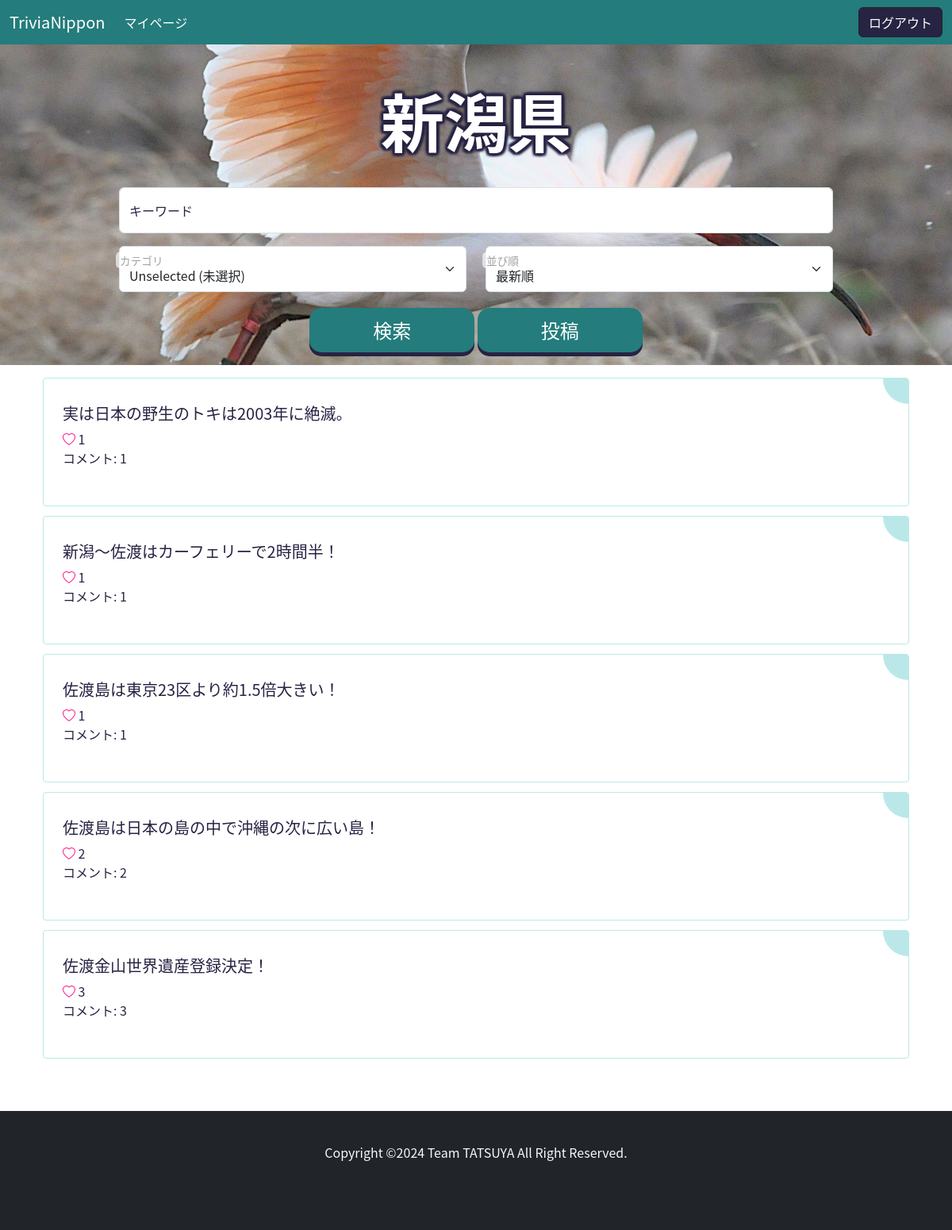
The page /list/新潟県/ (signed in) on the database its author committed.
### main/models.py (models this page shows, shortened)
class Post(models.Model):
    CATEGORY_CHOICES = [
        ('地理', '地理'),
        ('歴史', '歴史'),
        ('人物', '人物'),
        ('自然', '自然'),
        ('伝統', '伝統'),
        ('スポーツ', 'スポーツ'),
        ('食', '食'),
        ('文化', '文化'),
        ('芸能', '芸能'),
        ('特産品', '特産品'),
        ('方言', '方言'),
        ('その他', 'その他'),
    ]
    PREFECTURE_CHOICES = [
        ('北海道', '北海道'),
        ('青森県', '青森県'),
        ('岩手県', '岩手県'),
        ('宮城県', '宮城県'),
        ('秋田県', '秋田県'),
        ('山形県', '山形県'),
        ('福島県', '福島県'),
        ('茨城県', '茨城県'),
        ('栃木県', '栃木県'),
        ('群馬県', '群馬県'),
        ('埼玉県', '埼玉県'),
        ('千葉県', '千葉県'),
        ('東京都', '東京都'),
        ('神奈川県', '神奈川県'),
        ('新潟県', '新潟県'),
        ('富山県', '富山県'),
        ('石川県', '石川県'),
        ('福井県', '福井県'),
        ('山梨県', '山梨県'),
        ('長野県', '長野県'),
        ('岐阜県', '岐阜県'),
        ('静岡県', '静岡県'),
        ('愛知県', '愛知県'),
        ('三重県', '三重県'),
        ('滋賀県', '滋賀県'),
        ('京都府', '京都府'),
        ('大阪府', '大阪府'),
        ('兵庫県', '兵庫県'),
        ('奈良県', '奈良県'),
        ('和歌山県', '和歌山県'),
        ('鳥取県', '鳥取県'),
        ('島根県', '島根県'),
        ('岡山県', '岡山県'),
        ('広島県', '広島県'),
        ('山口県', '山口県'),
        ('徳島県', '徳島県'),
        ('香川県', '香川県'),
        ('愛媛県', '愛媛県'),
        ('高知県', '高知県'),
        ('福岡県', '福岡県'),
        ('佐賀県', '佐賀県'),
        ('長崎県', '長崎県'),
        ('熊本県', '熊本県'),
        ('大分県', '大分県'),
        ('宮崎県', '宮崎県'),
        ('鹿児島県', '鹿児島県'),
        ('沖縄県', '沖縄県'),
    ]
    title = models.CharField(verbose_name="タイトル", max_length=20)
    category = models.CharField(verbose_name="カテゴリ", max_length=20, choices=CATEGORY_CHOICES)
    prefecture = models.CharField(verbose_name="都道府県", max_length=20, choices=PREFECTURE_CHOICES)
    content = models.TextField(blank=True, null=True)
    user = models.ForeignKey(User, on_delete=models.CASCADE)
    like = models.ManyToManyField(User, related_name='related_post', blank=True)
    create_at = models.DateTimeField()
    update_at = models.DateTimeField()
    class Meta:
        db_table = 'posts'
        ordering = ["-create_at"]

### main/views.py (the view)
# urls.py: path("list/<str:prefecture>/", TriviaListView.as_view(), name="trivia-list"),
class TriviaListView(ListView):
    model = Post
    template_name = "main/list.html"
    def get_queryset(self):
        query = super().get_queryset()
        keyword = self.request.GET.get("keyword", None)
        category = self.request.GET.get("category", None)
        prefecture = self.kwargs["prefecture"]
        query = query.filter(prefecture=prefecture)
        if keyword:
            query = query.filter(title__icontains=keyword)
        if category == "未選択":
            pass
        elif category:
            query = query.filter(category=category)
        arrangement = self.request.GET.get("arrangement", 0)
        if arrangement == "1":
            query = query.order_by('-create_at')
        elif arrangement == "2":
            query = query.annotate(num_likes=Count("like")).order_by('-num_likes')
        elif arrangement == "3":
            query = query.annotate(num_comments=Count("comments")).order_by("-num_comments")
        return query
    def get_context_data(self, **kwargs):
        context = super().get_context_data(**kwargs)
        context["prefecture"] = self.kwargs["prefecture"]
        context["keyword"] = self.request.GET.get("keyword", "")
        category = self.request.GET.get("category", "")
        if category == "地理":
            context["geography"] = True
        elif category == "歴史":
            context["history"] = True
        elif category == "人物":
            context["person"] = True
        elif category == "自然":
            context["nature"] = True
        elif category == "伝統":
            context["tradition"] = True
        elif category == "スポーツ":
            context["sport"] = True
        elif category == "食":
            context["food"] = True
        elif category == "文化":
            context["culture"] = True
        elif category == "芸能":
            context["entertainment"] = True
        elif category == "特産品":
            context["goods"] = True
        elif category == "方言":
            context["dialect"] = True
        elif category == "未選択":
            context["none"] = True
        arrangement = context['arrangement'] = self.request.GET.get('arrangement', '')
        if arrangement == "1":
            context["new"] = True
        elif arrangement == "2":
            context["like"] = True
        elif arrangement == "3":
            context["comment"] = True
        return context

### templates/main/list.html (shortened to what this page needs)
{% extends "base.html" %}
{% block content %}
<div id={{prefecture}}  class="background-img">
    <br><div class="title-container"><div class="prefecture-title"><p><b>{{ prefecture }}</b></p></div></div>
    <form action="{% url 'main:trivia-list' prefecture %}" method="GET" class="w-75 mx-auto">
        <p class="form-floating">
            <input id="floatingInput" type="text" class="form-control" name="keyword" value="{{ keyword }}" placeholder="キーワード入力">
            <label for="floatingInput">キーワード</label>
        </p>
        <div class="row mb-3">
            <div class="col form-floating">
                <select name="category" id="floatingSelect" class="form-select">
                    <option value="未選択" {% if none %}selected{% endif %}>Unselected (未選択)</option>
                </select>
                <label for="floatingSelect">カテゴリ</label>
            </div>
            <div class="col form-floating">
                <select name="arrangement" id="floatingSelect" class="form-select">
                    <option value="1" {% if new %}selected{% endif %}>最新順</option>
                </select>
                <label for="floatingSelect">並び順</label>
            </div>
        </div>
            <div class="text-center">
                <button class="button-search" >検索</button>
                <a class="button-search" href="{% url 'main:trivia-create' %}">投稿</a>
            </div>
        </form>
</div>
<div class="container my-3">
    {% for object in object_list %}
        <div class="card-diy">
            <h5><a class="card-title" href="{% url 'main:trivia-detail' pk=object.id %}">{{object.title}}</a></h5>
            {% if request.user in item.like.all %}
                <i class="bi bi-heart-fill" role="img" style="color: deeppink;"></i> {{object.like.count}}
            {% else %}
                <i class="bi bi-heart" role="img" style="color: deeppink;"></i> {{object.like.count}}
            {% endif %}
            <p>コメント: {{object.comments.count}}</p>
        </div>
    {% empty %}
        <h3>投稿はありません</h3>
    {% endfor %}
</div>
{% endblock %}

### static/css/footer.css (style rules this page uses)
html { position: relative; min-height: 100%; padding-bottom: 200px; box-sizing: border-box; }

### static/css/style.css (style rules this page uses)
body { font-family: "ヒラギノ角ゴ Pro W3", "Hiragino Kaku Gothic Pro", Osaka, メイリオ, Meiryo, "ＭＳ Ｐゴシック", "MS PGothic", "ＭＳ ゴシック" , "MS Gothic", "Noto Sans CJK JP", TakaoPGothic, sans-serif; color: #272343; }
.button-search { display: inline-block; padding: 10px 80px; font-size: 24px; cursor: pointer; text-align: center; text-decoration: none; outline: none; color: #fff; background-color: #247c7c; border: none; border-radius: 15px; box-shadow: 0 9px #272343; margin-bottom: 20px; }
.button-search { background-color: #247c7c; box-shadow: 0 5px #272343; transform: translateY(4px); }
.card-title { color: #272343; text-decoration: none; }
.title-container { display: flex; justify-content: center; }
.prefecture-title { position: relative; display: inline-block; font-size: 5em; text-align: center; padding: 10px 100px; color: #ffffff; text-shadow: 3px 3px 3px #272343, -3px 3px 3px #272343, 3px -3px 3px #272343, -3px -3px 3px #272343, 3px 0 3px #272343, -3px 0 3px #272343, 0 3px 3px #272343, 0 -3px 3px #272343; }
.background-img { background-repeat: no-repeat !important; background-position: center !important; background-size: cover !important; }
#新潟県 { background: url("images/niigata-wallpaper.jpg"); }

### rows shown on the page
Post: title "実は日本の野生のトキは2003年に絶滅。", like.count "1", comments.count "1"
Post: title "新潟～佐渡はカーフェリーで2時間半！", like.count "1", comments.count "1"
Post: title "佐渡島は東京23区より約1.5倍大きい！", like.count "1", comments.count "1"
Post: title "佐渡島は日本の島の中で沖縄の次に広い島！", like.count "2", comments.count "2"
Post: title "佐渡金山世界遺産登録決定！", like.count "3", comments.count "3"

### other values the page prints
{{ prefecture }} "新潟県"
